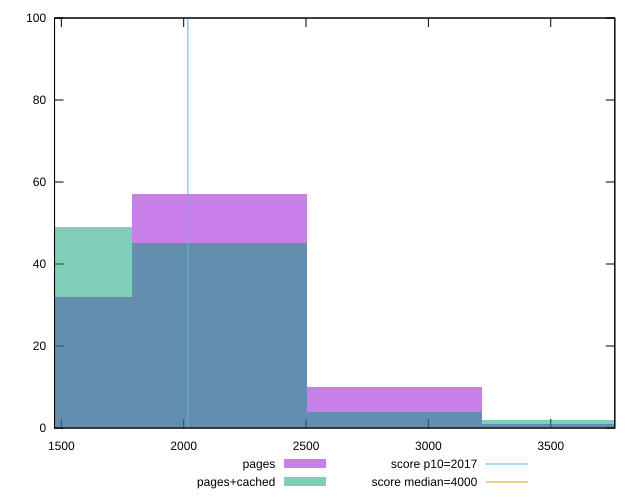

The gnuplot source for this figure:
reset

$pages <<EOF
2860.226681637106 10
3575.283352046383 1
1430.113340818553 32
2145.1700112278295 57
EOF

$pagesCached <<EOF
2860.226681637106 4
3575.283352046383 2
2145.1700112278295 45
1430.113340818553 49
EOF

set key outside below
set boxwidth 715.0566704092765
set xrange [1472.1719999999998:3761.8519999999944]
set yrange [0:100]
set trange [0:100]
set style fill transparent solid 0.5 noborder

set parametric
set terminal svg size 640, 500 enhanced background rgb 'white'
set output "report_00019_2021-02-10T18-14-37.922Z//mainthread-work-breakdown/comparison/histogram/0_vs_1.svg"

plot $pages title "pages" with boxes, \
     $pagesCached title "pages+cached" with boxes, \
     2017,t title "score p10=2017", \
     4000,t title "score median=4000"

reset
